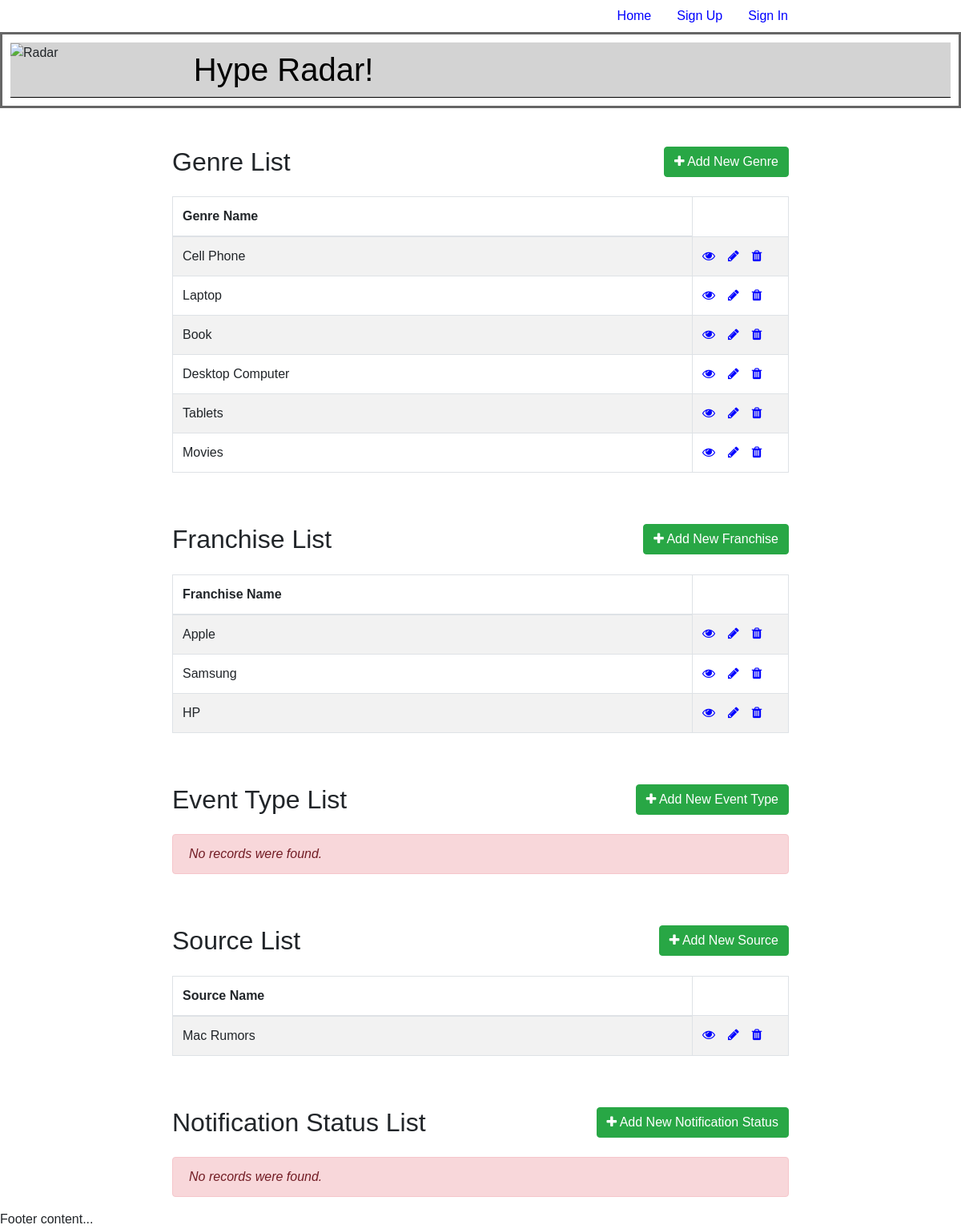
The app's page /admin.php with its own data.
### tables this page shows
CREATE TABLE genres (
    id INT NOT NULL PRIMARY KEY AUTO_INCREMENT,
    name VARCHAR(100) NOT NULL,
    description VARCHAR(255) NOT NULL
);

CREATE TABLE franchises (
    id INT NOT NULL PRIMARY KEY AUTO_INCREMENT,
    name VARCHAR(100) NOT NULL,
    description VARCHAR(255) NOT NULL
);

CREATE TABLE sources (
    id INT NOT NULL PRIMARY KEY AUTO_INCREMENT,
    name VARCHAR(100) NOT NULL,
    description VARCHAR(255) NOT NULL
);

### admin.php (the view, shortened to what this page needs)
<?php
	require_once("./header.php");
?>
	<div class="wrapper">
		<div class="container-fluid">
			<div class="row">
				<div class="col-md-12">
				<div class="mt-5 mb-3 clearfix">
					<h2 class="pull-left">Genre List</h2>
					<a href="./createRecord.php?table=genres" class="btn btn-success pull-right"><i class="fa fa-plus"></i> Add New Genre</a>
				</div>
		<?php
                    $sql = "SELECT * FROM genres";
                    if($result = mysqli_query($conn, $sql)){
                        if(mysqli_num_rows($result) > 0){
                            echo '<table class="table table-bordered table-striped">';
                                echo "<thead>";
                                    echo "<tr>";
                                        echo "<th>Genre Name</th>";
                                    echo "</tr>";
                                echo "</thead>";
                                echo "<tbody>";
                                while($row = mysqli_fetch_array($result)){
                                    echo "<tr>";
                                        echo "<td>" . $row['name'] . "</td>";
                                        echo "<td>";
                                            echo '<a href="./readRecord.php?id='  . $row['id'] .'&table=genres'.'" class="mr-3" title="View Genre" data-toggle="tooltip"><span class="fa fa-eye"></span></a>';
                                            echo '<a href="./updateRecord.php?id='. $row['id'] .'&table=genres'.'" class="mr-3" title="Update Genre" data-toggle="tooltip"><span class="fa fa-pencil"></span></a>';
                                            echo '<a href="./deleteRecord.php?id='. $row['id'] .'&table=genres'.'" title="Delete Genre" data-toggle="tooltip"><span class="fa fa-trash"></span></a>';
                                        echo "</td>";
                                    echo "</tr>";
                                }
                                echo "</tbody>";
                            echo "</table>";
                        } else{
                            echo '<div class="alert alert-danger"><em>No records were found.</em></div>';
                        }
                    } else{
                        echo "Oops! Something went wrong. Please try again later.";
                    }
                    ?>
                </div>
            </div>
            <div class="row">
                <div class="col-md-12">
                    <div class="mt-5 mb-3 clearfix">
                        <h2 class="pull-left">Franchise List</h2>
                        <a href="./createRecord.php?table=franchises" class="btn btn-success pull-right"><i class="fa fa-plus"></i> Add New Franchise</a>
                    </div>
                    <?php
                    $sql = "SELECT * FROM franchises";
                    if($result = mysqli_query($conn, $sql)){
                        if(mysqli_num_rows($result) > 0){
                            echo '<table class="table table-bordered table-striped">';
                                echo "<thead>";
                                    echo "<tr>";
                                        echo "<th>Franchise Name</th>";
                                    echo "</tr>";
                                echo "</thead>";
                                echo "<tbody>";
                                while($row = mysqli_fetch_array($result)){
                                    echo "<tr>";
                                        echo "<td>" . $row['name'] . "</td>";
                                        echo "<td>";
                                            echo '<a href="./readRecord.php?id='  . $row['id'] .'&table=franchises'.'" class="mr-3" title="View Franchise" data-toggle="tooltip"><span class="fa fa-eye"></span></a>';
                                            echo '<a href="./updateRecord.php?id='. $row['id'] .'&table=franchises'.'" class="mr-3" title="Update Franchise" data-toggle="tooltip"><span class="fa fa-pencil"></span></a>';
                                            echo '<a href="./deleteRecord.php?id='. $row['id'] .'&table=franchises'.'" title="Delete Franchise" data-toggle="tooltip"><span class="fa fa-trash"></span></a>';
                                        echo "</td>";
                                    echo "</tr>";
                                }
                                echo "</tbody>";
                            echo "</table>";
                        } else{
                            echo '<div class="alert alert-danger"><em>No records were found.</em></div>';
                        }
                    } else{
                        echo "Oops! Something went wrong. Please try again later.";
                    }
                    ?>
                </div>
            </div>
            <div class="row">
                <div class="col-md-12">
                    <div class="mt-5 mb-3 clearfix">
                        <h2 class="pull-left">Event Type List</h2>
                        <a href="./createRecord.php?table=event_types" class="btn btn-success pull-right"><i class="fa fa-plus"></i> Add New Event Type</a>
                    </div>
                    <?php
                    $sql = "SELECT * FROM event_types";
                    if($result = mysqli_query($conn, $sql)){
                        if(mysqli_num_rows($result) > 0){
                            echo '<table class="table table-bordered table-striped">';
                                echo "<thead>";
                                    echo "<tr>";
                                        echo "<th>Event Type Name</th>";
                                    echo "</tr>";
                                echo "</thead>";
                                echo "<tbody>";
                                while($row = mysqli_fetch_array($result)){
                                    echo "<tr>";
                                        echo "<td>" . $row['name'] . "</td>";
                                        echo "<td>";
                                            echo '<a href="./readRecord.php?id='  . $row['id'] .'&table=event_types'.'" class="mr-3" title="View Event Type" data-toggle="tooltip"><span class="fa fa-eye"></span></a>';
                                            echo '<a href="./updateRecord.php?id='. $row['id'] .'&table=event_types'.'" class="mr-3" title="Update Event Type" data-toggle="tooltip"><span class="fa fa-pencil"></span></a>';
                                            echo '<a href="./deleteRecord.php?id='. $row['id'] .'&table=event_types'.'" title="Delete Event Type" data-toggle="tooltip"><span class="fa fa-trash"></span></a>';
                                        echo "</td>";
                                    echo "</tr>";
                                }
                                echo "</tbody>";
                            echo "</table>";
                            mysqli_free_result($result);
                        } else{
                            echo '<div class="alert alert-danger"><em>No records were found.</em></div>';
                        }
                    } else{
                        echo "Oops! Something went wrong. Please try again later.";
                    }
                    ?>
                </div>
            </div>
            <div class="row">
                <div class="col-md-12">
                    <div class="mt-5 mb-3 clearfix">
                        <h2 class="pull-left">Source List</h2>
                        <a href="./createRecord.php?table=sources" class="btn btn-success pull-right"><i class="fa fa-plus"></i> Add New Source</a>
                    </div>
                    <?php
                    $sql = "SELECT * FROM sources";
                    if($result = mysqli_query($conn, $sql)){
                        if(mysqli_num_rows($result) > 0){
                            echo '<table class="table table-bordered table-striped">';
                                echo "<thead>";
                                    echo "<tr>";
                                        echo "<th>Source Name</th>";
                                    echo "</tr>";
                                echo "</thead>";
                                echo "<tbody>";
                                while($row = mysqli_fetch_array($result)){
                                    echo "<tr>";
                                        echo "<td>" . $row['name'] . "</td>";
                                        echo "<td>";
                                            echo '<a href="./readRecord.php?id='  . $row['id'] .'&table=sources'.'" class="mr-3" title="View Source" data-toggle="tooltip"><span class="fa fa-eye"></span></a>';
                                            echo '<a href="./updateRecord.php?id='. $row['id'] .'&table=sources'.'" class="mr-3" title="Update Source" data-toggle="tooltip"><span class="fa fa-pencil"></span></a>';
                                            echo '<a href="./deleteRecord.php?id='. $row['id'] .'&table=sources'.'" title="Delete Source" data-toggle="tooltip"><span class="fa fa-trash"></span></a>';
                                        echo "</td>";
                                    echo "</tr>";
                                }
                                echo "</tbody>";
                            echo "</table>";
                        } else{
                            echo '<div class="alert alert-danger"><em>No records were found.</em></div>';
                        }
                    } else{
                        echo "Oops! Something went wrong. Please try again later.";
                    }
                    ?>
                </div>
            </div>
            <div class="row">
                <div class="col-md-12">
                    <div class="mt-5 mb-3 clearfix">
                        <h2 class="pull-left">Notification Status List</h2>
                        <a href="./createRecord.php?table=notification_statuses" class="btn btn-success pull-right"><i class="fa fa-plus"></i> Add New Notification Status</a>
                    </div>
                    <?php
                    $sql = "SELECT * FROM notification_statuses";
                    if($result = mysqli_query($conn, $sql)){
                        if(mysqli_num_rows($result) > 0){
                            echo '<table class="table table-bordered table-striped">';
                                echo "<thead>";
                                    echo "<tr>";
                                        echo "<th>Notification Status Name</th>";
                                    echo "</tr>";
                                echo "</thead>";
                                echo "<tbody>";
                                while($row = mysqli_fetch_array($result)){
                                    echo "<tr>";
                                        echo "<td>" . $row['name'] . "</td>";
                                        echo "<td>";
                                            echo '<a href="./readRecord.php?id='  . $row['id'] .'&table=notification_statuses'.'" class="mr-3" title="View Notification Status" data-toggle="tooltip"><span class="fa fa-eye"></span></a>';
                                            echo '<a href="./updateRecord.php?id='. $row['id'] .'&table=notification_statuses'.'" class="mr-3" title="Update Notification Status" data-toggle="tooltip"><span class="fa fa-pencil"></span></a>';
                                            echo '<a href="./deleteRecord.php?id='. $row['id'] .'&table=notification_statuses'.'" title="Delete Notification Status" data-toggle="tooltip"><span class="fa fa-trash"></span></a>';
                                        echo "</td>";
                                    echo "</tr>";
                                }
                                echo "</tbody>";
                            echo "</table>";
                            mysqli_free_result($result);
                        } else{
                            echo '<div class="alert alert-danger"><em>No records were found.</em></div>';
                        }
                    } else{
                        echo "Oops! Something went wrong. Please try again later.";
                    }
                    ?>
                </div>
            </div>
        </div>
    </div>
    <?php require_once("./footer.php"); ?>

### css/HypeRadar.css (style rules this page uses)
.wrapper { width: 1000px; margin: 0 auto; }
table tr td:last-child { width: 120px; }

### css/styles.css (style rules this page uses)
body { font-family: 'Montserrat', sans-serif; margin: 0; }
a, a:visited { color: blue; }

### header.php (style rules this page uses)
.wrapper { width: 800px; margin: 0 auto; }
table tr td:last-child { width: 120px; }

### records on screen
genres: name "Cell Phone"
genres: name "Laptop"
genres: name "Book"
genres: name "Desktop Computer"
genres: name "Tablets"
genres: name "Movies"
franchises: name "Apple"
franchises: name "Samsung"
franchises: name "HP"
sources: name "Mac Rumors"
